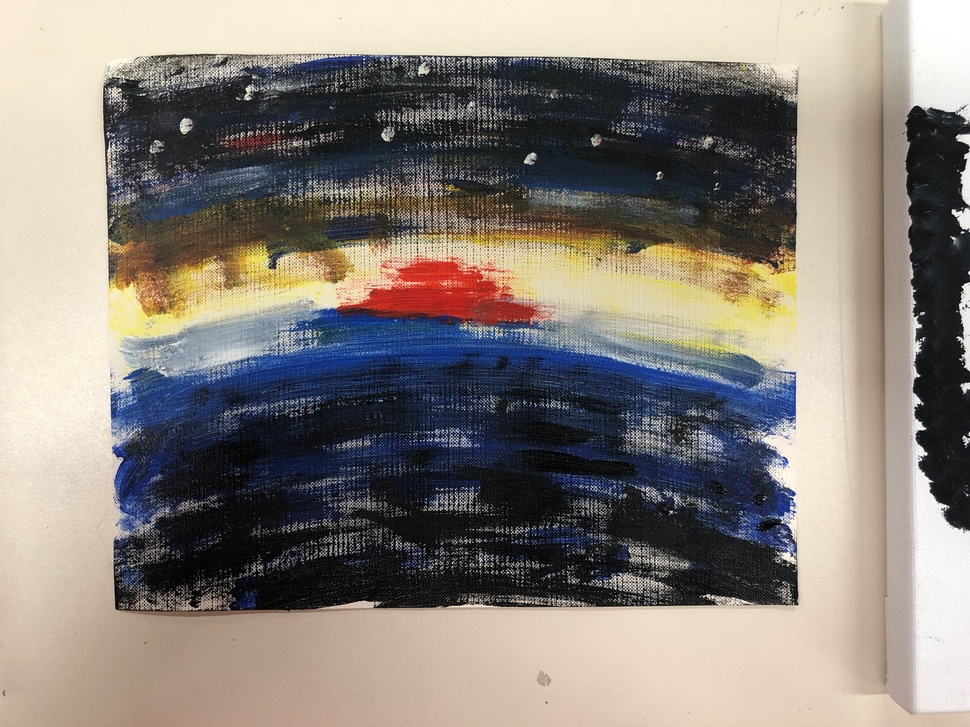
#> input picture image.jpg, 970 x 727 px, shrunk from 4032 x 3024 before the run
$ jupyter execute 'PIL and OpenCV.ipynb'   (shell and % lines are left out)
#> lines starting #> are read from the running program, lines starting #| are printed output that depends on the picture
## Python 3 Tutorial For Robot Art
Welcome to the Python tutorial for robot art!

### Anaconda
The first step is to download anaconda to get access to the Jupyter Notebook
- Navigate to this site: https://www.anaconda.com/download/
- Download and install anaconda
- Open up anaconda, then launch Jupyter Notebook
- Now you are ready to start testing your own python code in an interactive environment!
- If you want to know more about python notebooks, read this article: https://medium.com/codingthesmartway-com-blog/getting-started-with-jupyter-notebook-for-python-4e7082bd5d46

### Pip
Now we need to install pip.
Pip lets us install external python libraries and make use of them in our programs.
We will mostly be using the libraries OpenCV, and PIL

- Pip should be installed with Anaconda, and we should now be able to use it
- Open up a terminal
    - If you do not have bash installed, you will need to install bash on your system, or a simulated terminal like cygWIN
- Try `python3 -m pip install Pillow
    - This might already be downloaded with Anaconda
- Now try `pip install opencv-python`
    - This will install opencv into a folder inside anaconda
    - To uninstall, you can type `pip uninstall opencv-python`

## Let's write some code
Try typing in the following code into a text editor or another Jupyter Notebook.

[cell 1]
from PIL import Image

image = Image.open('image.jpg')
#> image is the input picture: PIL image 970x727 RGB; mean R, G, B 136.4, 129, 121.9
image.show()

- Make sure you have added an image called **image.jpg** to the directory you are in.
- In a Jupyter Notebook, execute by selecting the code and pressing `SHIFT+ENTER`. You might also want to try the code segment below if you want to load your image within the Jupyter notebook.
- If you are using another text editor, save the file with the .py extension. Then from a terminal, run `python3 --FILENAME--.py`

[cell 2]
from matplotlib.pyplot import imshow
import matplotlib.pyplot as plt
import numpy as np
from PIL import Image

image = Image.open('image.jpg') # create variable image, and assign it to the image file provided
imshow(np.asarray(image)) # display the image in the notebook

From now on it will be assumed you are using a Juypter Notebook.
Now let's try and manipulate our image:

[cell 3]
imshow(np.asarray(image.convert("1"))) # convert to 1 bit 2D array
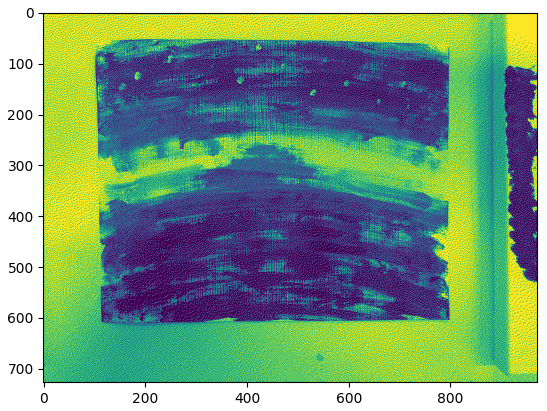
#> figure drawn by matplotlib, 1 panel

The method `Image.convert(mode)` converts an RGB image to a bitmap. Read more about bitmaps here: http://paulbourke.net/dataformats/bitmaps/

There are also other modes you can convert to. Check the PIL (or Pillow) documentation for more info on image conversion: https://pillow.readthedocs.io/en/3.1.x/index.html

[cell 4]
for deg in range(0,180,20): # increase n by 20 each iteration, starting at 0 and ending at 180 (exclusive)
    plt.figure()
    imshow(np.asarray(image.rotate(deg)))
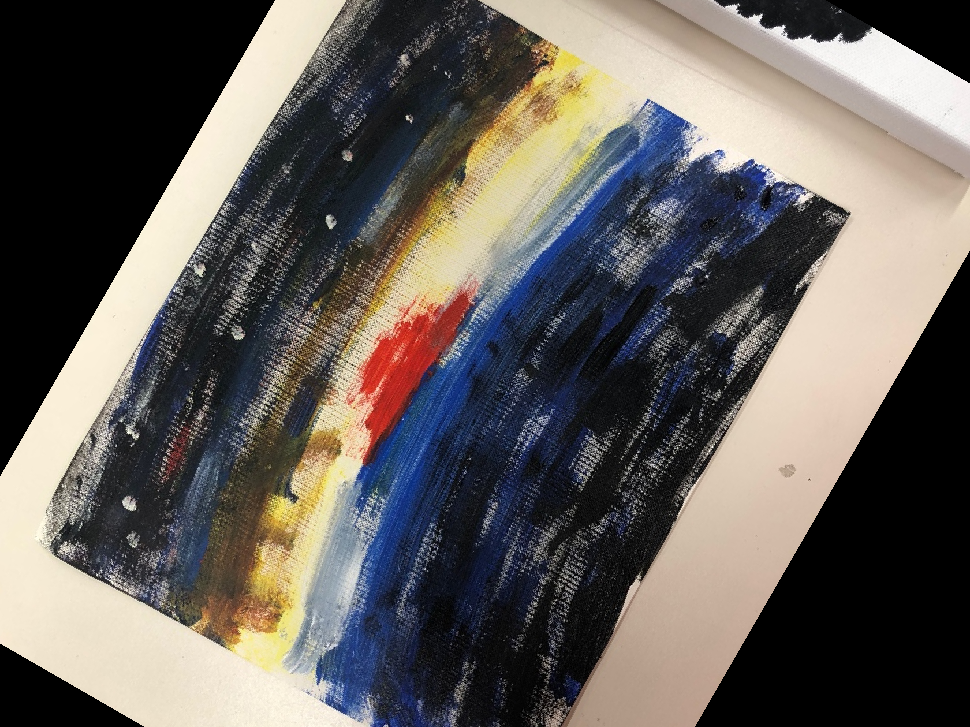
#> shown: shape (727, 970, 3); mean R, G, B 100.6, 95.5, 91.1
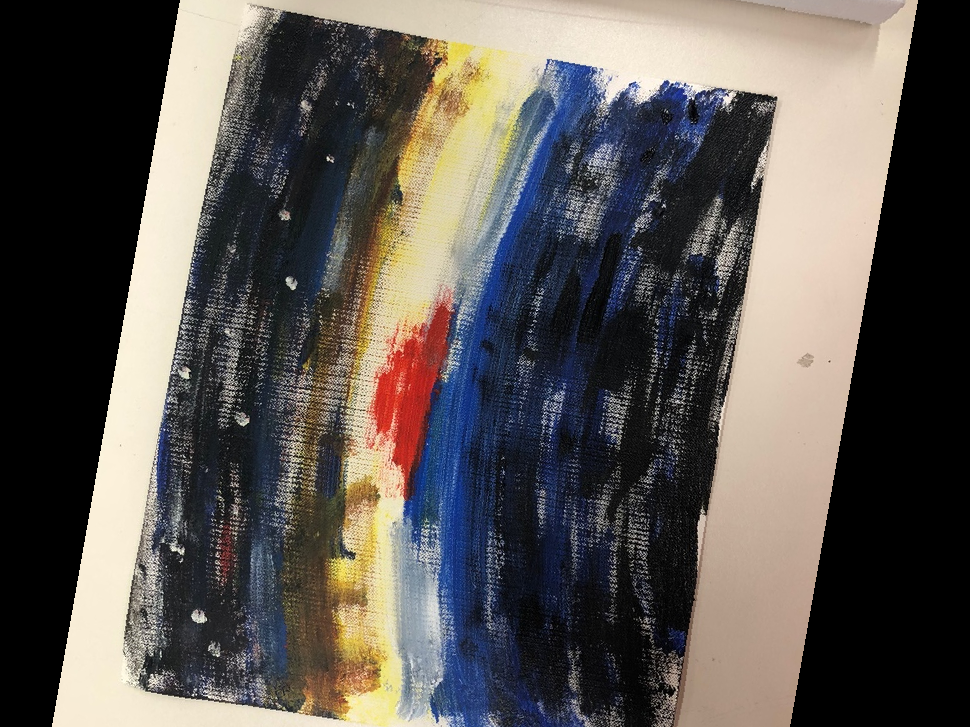
#> shown: shape (727, 970, 3); mean R, G, B 92, 87, 82.9
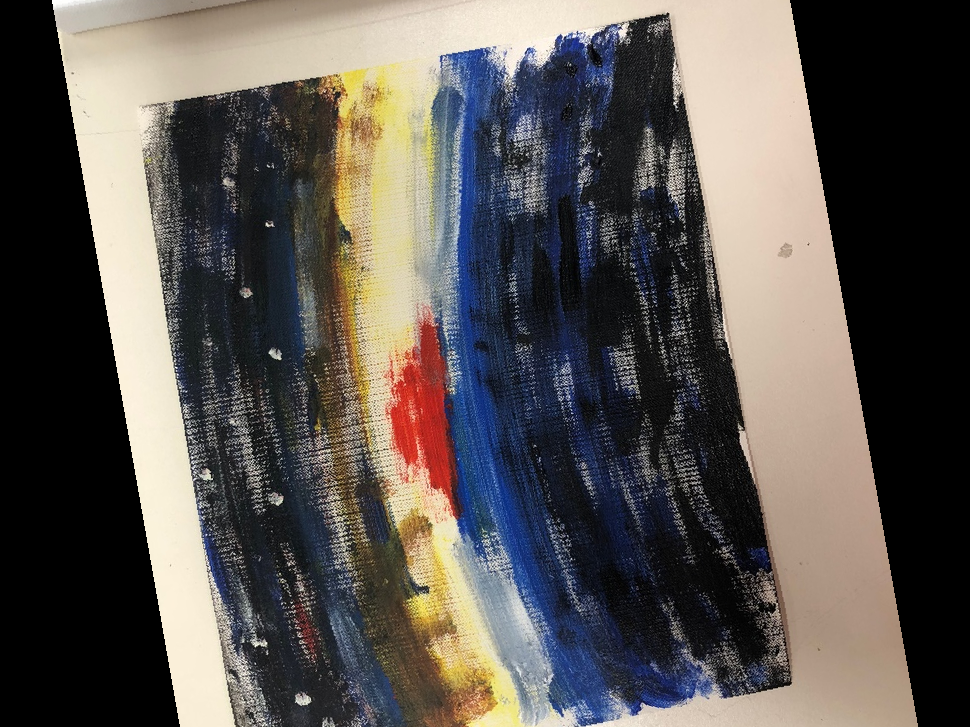
#> shown: shape (727, 970, 3); mean R, G, B 90.8, 85.8, 81.8
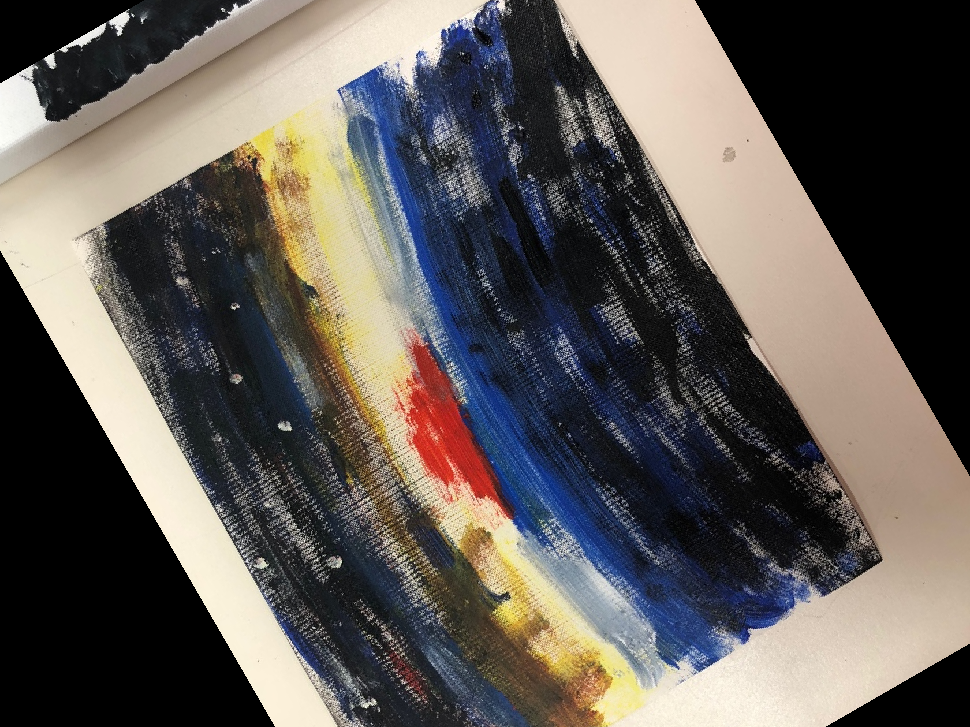
#> shown: shape (727, 970, 3); mean R, G, B 96.6, 91.3, 86.9
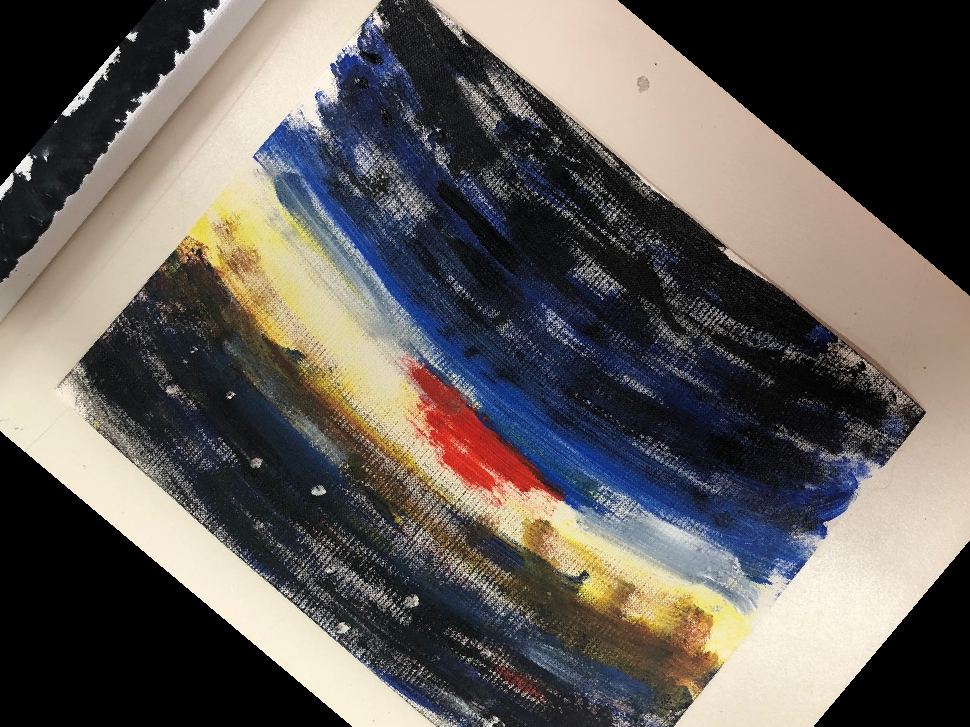
#> shown: shape (727, 970, 3); mean R, G, B 97.8, 92.5, 88.2
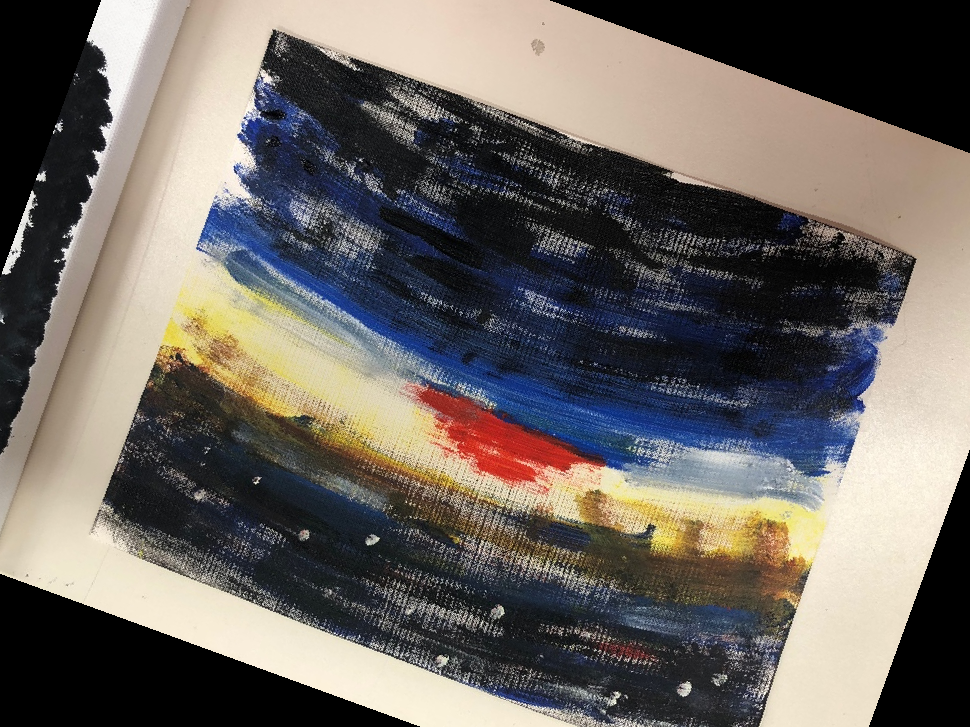
#> shown: shape (727, 970, 3); mean R, G, B 108.3, 102.5, 97.4

$ run again, with the_union.jpg copied over image.jpg
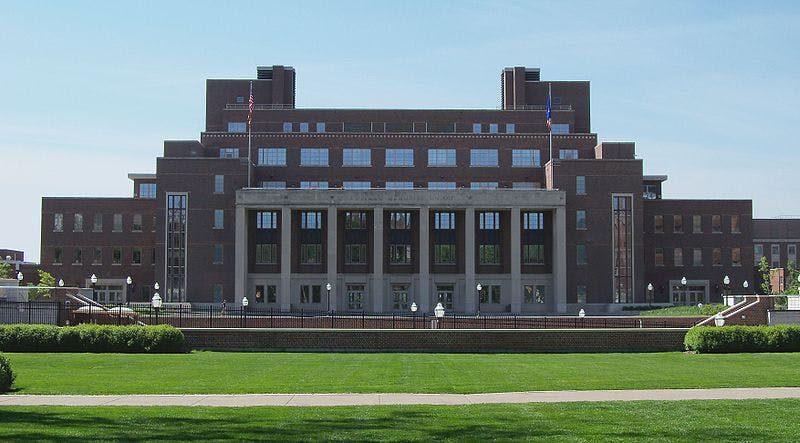
#> input picture the_union.jpg, 800 x 443 px
#> image is the input picture: PIL image 800x443 RGB; mean R, G, B 113.5, 130.2, 124.2
#> `[cell 3] imshow(np.asarray(image.convert("1")))`:
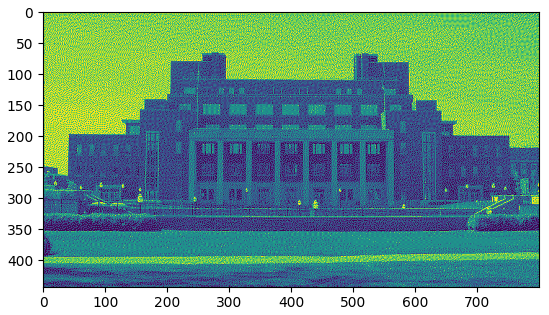
#> figure drawn by matplotlib, 1 panel
#> `[cell 4] for deg in range(0,180,20):`:
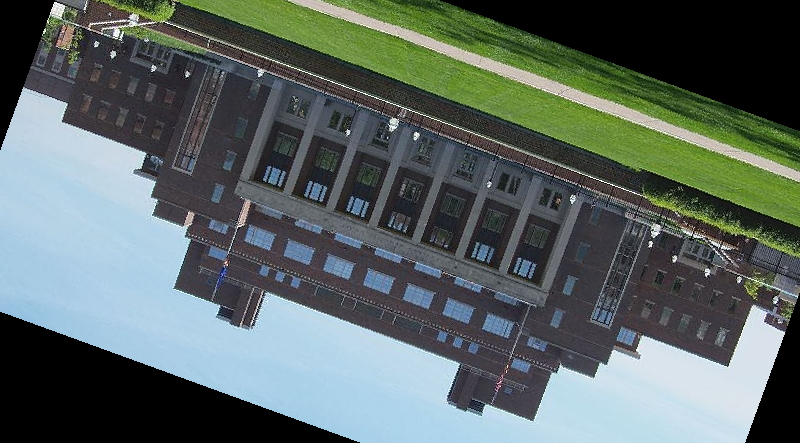
#> shown: shape (443, 800, 3); mean R, G, B 91.8, 103.6, 100.6
